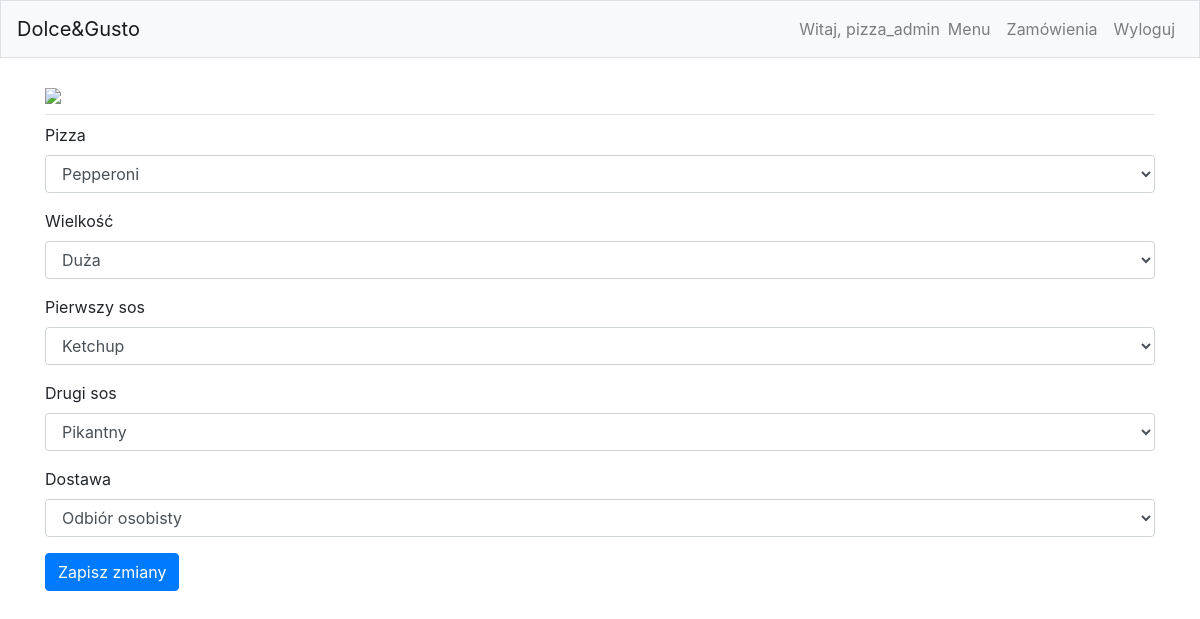
Screenshot of /edit_order/5 (signed in) with the database file from the repository.
### pizzas/models.py (models this page shows, shortened)
class Order(models.Model):
    pizza = models.ForeignKey(Pizza, on_delete=models.CASCADE)
    size = models.CharField(max_length=10)
    sauce1 = models.CharField(max_length=10)
    sauce2 = models.CharField(max_length=10)
    deliver = models.CharField(max_length=10)
    date_order = models.DateTimeField(auto_now_add=True)
    owner = models.ForeignKey(User, on_delete=models.CASCADE)

### pizzas/views.py (the view)
# urls.py: path('edit_order/<int:order_id>', views.edit_order, name='edit_order')
@login_required
def edit_order(request, order_id):
    if request.user.username != 'pizza_admin':
        raise Http404
    from .models import Order
    order = Order.objects.get(id=order_id)
    if request.method != 'POST':
        form = NewOrder(instance=order)
    else:
        form = NewOrder(instance=order, data=request.POST)
        if form.is_valid():
            form.save()
            return redirect('pizzas:index')
    context = {'form': form, 'order': order}
    return render(request, 'pizzas/edit_order.html', context)

### pizzas/forms.py
class NewOrder(forms.ModelForm):
    class Meta:
        model = Order
        fields = ['pizza', 'size', 'sauce1', 'sauce2', 'deliver']
        labels = {
            'pizza': 'Pizza',
            'size': 'Wielkość',
            'sauce1': 'Pierwszy sos',
            'sauce2': 'Drugi sos',
            'deliver': 'Dostawa'
        }
        size_choice = [
            (None, '-----------'),
            ('S', 'Mała'),
            ('M', 'Duża'),
            ('L', 'Familijna'),
            ('XL', 'XXL 55cm')
        ]
        sauce_choice = [
            ('br', '-----------'),
            ('k', 'Ketchup'),
            ('m', 'Majonez'),
            ('cz', 'Czosnkowy'),
            ('pik', 'Pikantny')
        ]
        deliver_choice = [
            (None, '-----------'),
            ('odb', 'Odbiór osobisty'),
            ('dwz', 'Dowóz')
        ]
        widgets = {
            'size': forms.Select(choices=size_choice),
            'sauce1': forms.Select(choices=sauce_choice),
            'sauce2': forms.Select(choices=sauce_choice),
            'deliver': forms.Select(choices=deliver_choice)
        }

### pizzas/models.py (called while the page is built)
    def __str__(self):
        return self.name

### pizzas/templates/pizzas/edit_order.html (shortened to what this page needs)
{% extends 'pizzas/base.html' %}
{% load bootstrap4 %}
{% block page_header %}
    <img src="https://i.imgur.com/olxvhk5.jpg" style="width: 100%;" />
{% endblock page_header %}
{% block content %}
    <form action="{% url 'pizzas:edit_order' order.id %}" method="post">
        {% bootstrap_form form %}
        {% buttons %}
        <button name="submit" class="btn btn-primary">Zapisz zmiany</button>
        {% endbuttons %}
    </form>
{% endblock content %}

### pizzas/templates/pizzas/base.html (shortened to what this page needs)
{% load bootstrap4 %}
<!doctype html>
<html lang="pl">
    <head>
        {% bootstrap_css %}
    </head>
    <body>
        <nav class="navbar navbar-expand-md navbar-light bg-light mb-4 border">
            <a class="navbar-brand" href="{% url 'pizzas:index' %}">
                Dolce&Gusto
            </a>
            <div class="collapse navbar-collapse" id="navbarCollapse">
                <ul class="navbar-nav ml-auto">
                    {% if user.is_authenticated %}
                        <li class="nav-item">
                            <span class="navbar-text">
                                Witaj, {{ user.username }}
                            </span>
                        </li>
                        <li class="nav-item">
                            <a class="nav-link" href="{% url 'pizzas:menu' %}">
                                Menu
                            </a>
                        </li>
                        {% if user.username == 'pizza_admin' %}
                            <li class="nav-item">
                                <a class="nav-link" href="{% url 'pizzas:orders' %}">
                                    Zamówienia
                                </a>
                            </li>
                        {% endif %}
                        <li class="nav-item">
                            <a class="nav-link" href="{% url 'users:logout' %}">
                                Wyloguj
                            </a>
                        </li>
                    {% endif %}
                </ul>
            </div>
        </nav>
        <main role="main" class="container">
            <div class="pb-2 mb-2 border-bottom">
                {% block page_header %} {% endblock page_header %}
            </div>
            <div>
                {% block content %}{% endblock content %}
            </div>
        </main>
    </body>
</html>

### rows the page displays
Order: pizza "Pepperoni", size "Duża", sauce1 "Ketchup", sauce2 "Pikantny", deliver "Odbiór osobisty"

### other values shown
{{ user.username }} "pizza_admin"
